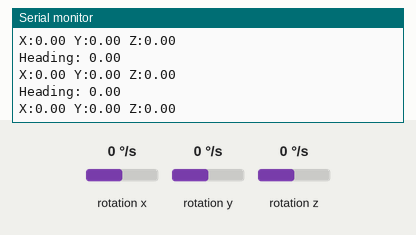
Recording of a sketch running on a simulated Arduino Uno, built with avr-gcc and run on an emulated ATmega328P. On the bench: the last lines printed to the serial monitor. Wiring (inferred from the names in the program): L3G4200D gyroscope at I2C address 0x69. Inputs (shaded band) come from the test bench; at power-on: rotation x 0 °/s, rotation y 0 °/s, rotation z 0 °/s.

Above: at 1.5 s.
1.6 s: rotation x set to -192 °/s
At 2.32 s:
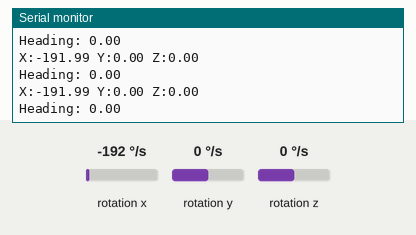
3.1 s: rotation y set to -192 °/s
At 3.16 s:
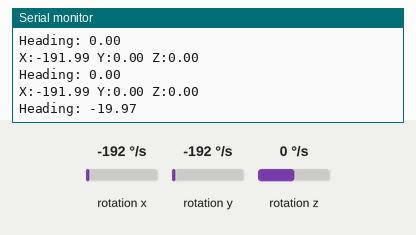
6.1 s: rotation z set to -192 °/s
At 6.1 s:
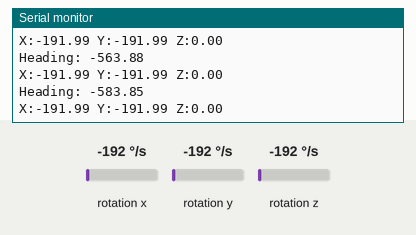
Timing chart, 0 to 9.1 s (numbered marks = the images above; inputs shaded):
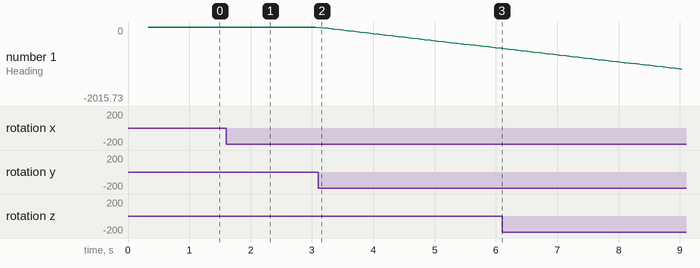

Measured:
- after the input at 1.6 s, the serial monitor: prints a new line after 0.10 s (image 1)
- after the input at 3.1 s, the serial monitor: prints a new line after 0.06 s (image 2)
- plotted number 1: 0 → -583.85 after the input at 3.1 s

The sketch:

L3G4200D.ino
```cpp
//Arduino 1.0+ only

#include <Wire.h>

#define CTRL_REG1 0x20
#define CTRL_REG2 0x21
#define CTRL_REG3 0x22
#define CTRL_REG4 0x23
#define CTRL_REG5 0x24

#define gyroConversion (0.0175)

int L3G4200D_Address = 105; //I2C address of the L3G4200D

int x;
int y;
int z;
double GyroX;
double GyroY;
double GyroZ;

double g_offx = 0;
double g_offy = 0;
double g_offz = 0;

double gyroHeading = 0;

unsigned long clockOld;

void setup(){

  Wire.begin();
  Serial.begin(38400);

  Serial.println("starting up L3G4200D");
  setupL3G4200D(500); // Configure L3G4200  - 250, 500 or 2000 deg/sec
  GyroCalibrate();
}

void loop(){
   getGyroValues();  // This will update x, y, and z with new values

  int clockNew = millis();
  int cycle = clockNew - clockOld;
  clockOld = clockNew;
  gyroHeading = gyroHeading + (1.0)*GyroY*((cycle*1.0)/1000.0);

  Serial.print("Heading: ");
  Serial.println(gyroHeading);

  Serial.print("X:");
  Serial.print(GyroX);

  Serial.print(" Y:");
  Serial.print(GyroY);

  Serial.print(" Z:");
  Serial.println(GyroZ);

  delay(100); //Just here to slow down the serial to make it more readable
}

void getGyroValues(){

  byte xMSB = readRegister(L3G4200D_Address, 0x29);
  byte xLSB = readRegister(L3G4200D_Address, 0x28);
  x = ((xMSB << 8) | xLSB);
  GyroX = x * gyroConversion - g_offx;

  byte yMSB = readRegister(L3G4200D_Address, 0x2B);
  byte yLSB = readRegister(L3G4200D_Address, 0x2A);
  y = ((yMSB << 8) | yLSB);
  GyroY = y * gyroConversion - g_offy;

  byte zMSB = readRegister(L3G4200D_Address, 0x2D);
  byte zLSB = readRegister(L3G4200D_Address, 0x2C);
  z = ((zMSB << 8) | zLSB);
  GyroZ = z * gyroConversion - g_offz;
}

int setupL3G4200D(int scale){
  //From  Jim Lindblom of Sparkfun's code

  // Enable x, y, z and turn off power down:
  writeRegister(L3G4200D_Address, CTRL_REG1, 0b00001111);

  // If you'd like to adjust/use the HPF, you can edit the line below to configure CTRL_REG2:
  writeRegister(L3G4200D_Address, CTRL_REG2, 0b00000000);

  // Configure CTRL_REG3 to generate data ready interrupt on INT2
  // No interrupts used on INT1, if you'd like to configure INT1
  // or INT2 otherwise, consult the datasheet:
  writeRegister(L3G4200D_Address, CTRL_REG3, 0b00001000);

  // CTRL_REG4 controls the full-scale range, among other things:

  if(scale == 250){
    writeRegister(L3G4200D_Address, CTRL_REG4, 0b00000000);
  }else if(scale == 500){
    writeRegister(L3G4200D_Address, CTRL_REG4, 0b00010000);
  }else{
    writeRegister(L3G4200D_Address, CTRL_REG4, 0b00110000);
  }

  // CTRL_REG5 controls high-pass filtering of outputs, use it
  // if you'd like:
  writeRegister(L3G4200D_Address, CTRL_REG5, 0b00000000);
}

void writeRegister(int deviceAddress, byte address, byte val) {
    Wire.beginTransmission(deviceAddress); // start transmission to device
    Wire.write(address);       // send register address
    Wire.write(val);         // send value to write
    Wire.endTransmission();     // end transmission
}

int readRegister(int deviceAddress, byte address){

    int v;
    Wire.beginTransmission(deviceAddress);
    Wire.write(address); // register to read
    Wire.endTransmission();

    Wire.requestFrom(deviceAddress, 1); // read a byte

    while(!Wire.available()) {
        // waiting
    }

    v = Wire.read();
    return v;
}

void GyroCalibrate(){

 int tmpx = 0;
 int tmpy = 0;
 int tmpz = 0;

 g_offx = 0;
 g_offy = 0;
 g_offz = 0;

 for (char i = 0;i<25;i++)
    {
    delay(10);
    getGyroValues();
    tmpx += GyroX;
    tmpy += GyroY;
    tmpz += GyroZ;
    }
 g_offx = tmpx/25.0;
 g_offy = tmpy/25.0;
 g_offz = tmpz/25.0;

 Serial.println(g_offx);
 Serial.println(g_offy);
 Serial.println(g_offz);

}
```
